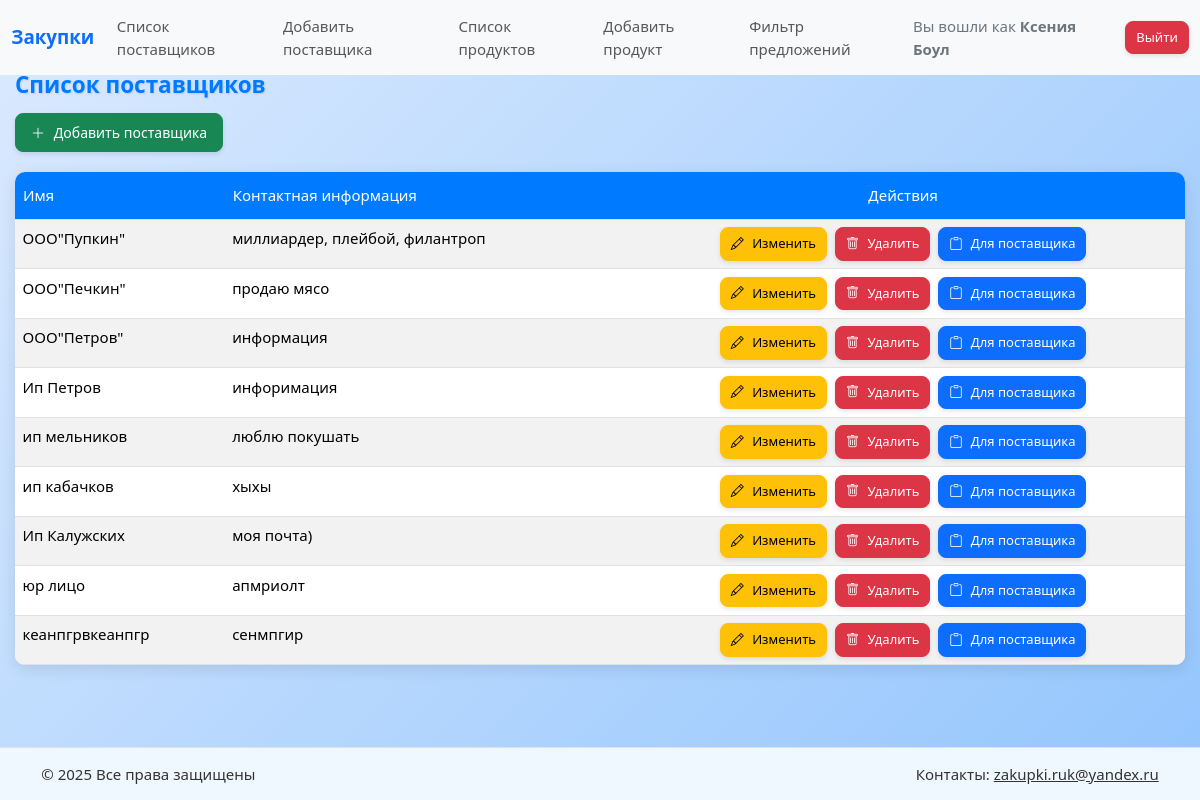
/supplier_list/ (signed in), run on an earlier commit of the app's database.
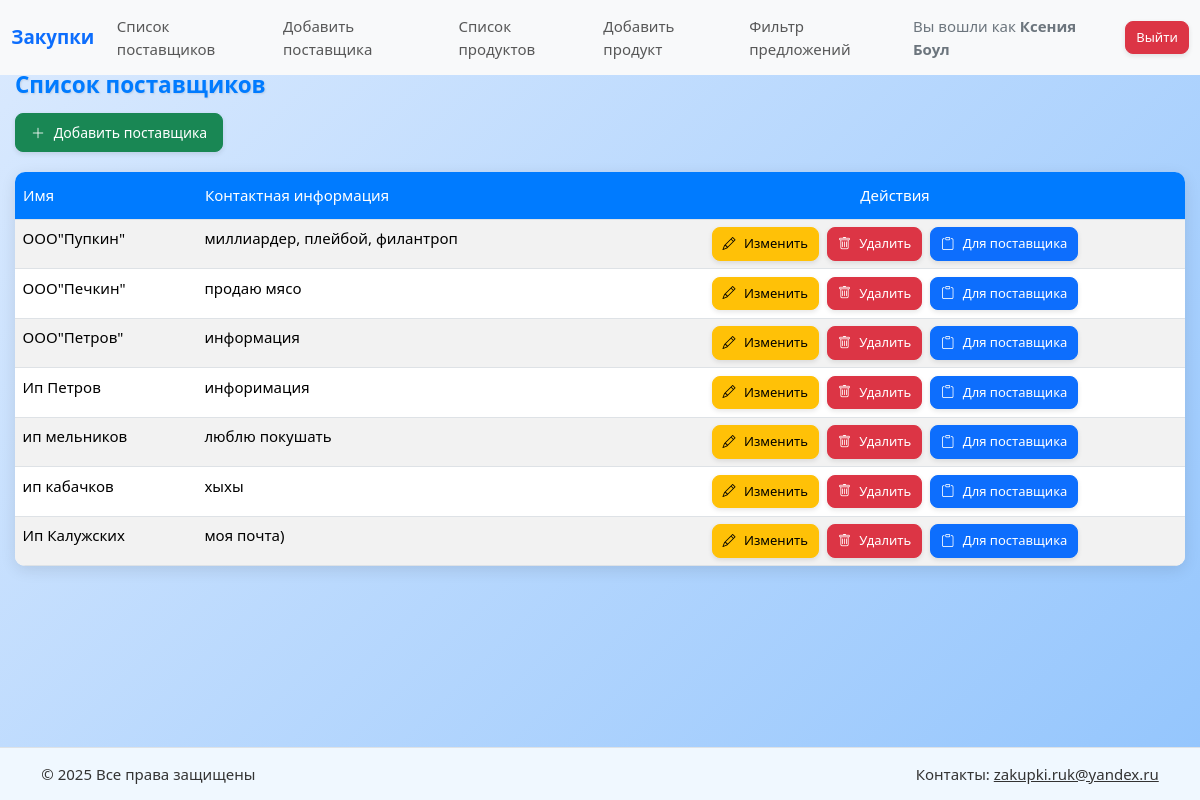
And on a later commit of the database.
### procurement/models.py (models this page shows, shortened)
class Supplier(models.Model):
    name = models.CharField(max_length=255, verbose_name=u"Наименование")
    contact_info = models.TextField(verbose_name=u"Контактная информация")
    class Meta:
        verbose_name = 'Поставщик'
        verbose_name_plural = 'Поставщики'

### procurement/views.py (the view)
# urls.py: path('supplier_list/', views.supplier_list, name='supplier_list'),
@login_required
def supplier_list(request):
    suppliers = Supplier.objects.all()  # Получаем всех поставщиков из базы данных
    return render(request, 'supplier/supplier_list.html', {'suppliers': suppliers})

### procurement/templates/supplier/supplier_list.html (shortened to what this page needs)
{% load static %}
<!DOCTYPE html>
<html lang="ru">
<head>
    <link rel="stylesheet" href="{% static 'css/bootstrap.min.css' %}">
    <link rel="stylesheet" href="{% static 'font/bootstrap-icons.css' %}">
</head>
<body>
    {% include 'header.html' %}
    <div class="main-container">
        <div class="page-header">
            <h1 class="page-title">Список поставщиков</h1>
            <a href="{% url 'add_supplier' %}" class="btn btn-success align-self-start">
                <i class="bi bi-plus-lg"></i> Добавить поставщика
            </a>
        </div>
        <div class="table-responsive">
            <table class="table table-hover table-striped">
                <thead>
                    <tr>
                        <th>Имя</th>
                        <th>Контактная информация</th>
                        <th class="text-center">Действия</th>
                    </tr>
                </thead>
                <tbody>
                    {% for supplier in suppliers %}
                    <tr>
                        <td>{{ supplier.name|truncatechars:20 }}</td>
                        <td>{{ supplier.contact_info|truncatechars:30 }}</td>
                        <td>
                            <div class="action-buttons">
                                <a href="{% url 'edit_supplier' supplier.id %}" class="btn btn-warning btn-sm">
                                    <i class="bi bi-pencil"></i> Изменить
                                </a>
                                <a href="{% url 'delete_supplier' supplier.id %}" class="btn btn-danger btn-sm">
                                    <i class="bi bi-trash"></i> Удалить
                                </a>
                                <a href="{% url 'supplier_form' supplier.id %}" class="btn btn-primary btn-sm copy-link"
                                    data-supplier-id="{{ supplier.id }}">
                                    <i class="bi bi-clipboard"></i> Для поставщика
                                </a>
                            </div>
                        </td>
                    </tr>
                    {% empty %}
                    <tr>
                        <td colspan="3" class="text-center py-3">Нет поставщиков</td>
                    </tr>
                    {% endfor %}
                </tbody>
            </table>
        </div>
    </div>
    {% include 'footer.html' %}
</body>
</html>

### procurement/templates/header.html (shortened to what this page needs)
<nav class="navbar navbar-expand-lg bg-body-tertiary fixed-top">
    <div class="container-fluid">
        <a class="navbar-brand fw-bold text-primary" href="{% url 'product_supplier_table' %}">Закупки</a>
        <div class="collapse navbar-collapse" id="navbarNav">
            <ul class="navbar-nav me-auto">
                <li class="nav-item">
                    <a class="nav-link" href="{% url 'supplier_list' %}">Список поставщиков</a>
                </li>
                <li class="nav-item">
                    <a class="nav-link" href="{% url 'add_supplier' %}">Добавить поставщика</a>
                </li>
                <li class="nav-item">
                    <a class="nav-link" href="{% url 'product_list' %}">Список продуктов</a>
                </li>
                <li class="nav-item">
                    <a class="nav-link" href="{% url 'add_product' %}">Добавить продукт</a>
                </li>
                <li class="nav-item">
                    <a class="nav-link" href="{% url 'price_list' %}">Фильтр предложений</a>
                </li>
            </ul>
            <div class="d-flex align-items-center">
                {% if user.is_authenticated %}
                    <span class="me-3 text-secondary">Вы вошли как <strong>{{ user.first_name }} {{ user.last_name }}</strong></span>
                    <a href="{% url 'logout' %}" class="btn btn-danger btn-sm">Выйти</a>
                {% else %}
                    <a href="{% url 'login' %}" class="btn btn-primary btn-sm me-2">Войти</a>
                    <a href="{% url 'register' %}" class="btn btn-success btn-sm">Регистрация</a>
                {% endif %}
            </div>
        </div>
    </div>
</nav>

### procurement/templates/footer.html (shortened to what this page needs)
<footer style="background-color: #f0f8ff; color: #333;" class="text-center py-3 mt-auto border-top">
    <div class="container d-flex justify-content-between align-items-center">
        <p class="mb-0">&copy; <span id="current-year"></span> Все права защищены</p>
        <p class="mb-0">Контакты: <a href="mailto:zakupki.ruk@yandex.ru" style="color: #333;">zakupki.ruk@yandex.ru</a></p>
    </div>
</footer>

### procurement/templates/supplier/supplier_list.html (style rules this page uses)
:root { --header-height: 56px; --footer-height: 40px; --animation-duration: 0.3s; }
html, body { height: 100%; margin: 0; padding: 0; background: linear-gradient(135deg, #dbeafe, #93c5fd); background-attachment: fixed; font-size: 15px; display: flex; flex-direction: column; }
.main-container { padding: 15px; padding-top: calc(var(--header-height) + 15px); padding-bottom: calc(var(--footer-height) + 15px); animation: fadeIn var(--animation-duration) ease-out; flex: 1; }
.page-header { display: flex; flex-direction: column; gap: 15px; margin-bottom: 20px; animation: slideDown 0.4s ease-out; }
.table-responsive { border-radius: 10px; overflow: hidden; box-shadow: 0 4px 15px rgba(0, 0, 0, 0.1); background: white; animation: zoomIn 0.5s ease-out; }
.table th { background-color: #007bff !important; color: white !important; padding: 12px 8px !important; position: sticky; top: 0; font-weight: 500; }
.table tr { transition: all 0.2s ease; }
.table tbody tr { animation: fadeInRow 0.4s ease-out forwards; }
.table tbody tr:nth-child(1) { animation-delay: 0.1s; }
.table tbody tr:nth-child(2) { animation-delay: 0.2s; }
.action-buttons { display: flex; gap: 8px; flex-wrap: wrap; justify-content: center; }
.copy-link { animation: pulse 2s infinite; }
.page-title { font-size: 1.5rem; font-weight: 600; color: #007bff; margin: 0; text-shadow: 1px 1px 2px rgba(0, 0, 0, 0.1); }
.btn { border-radius: 8px; padding: 8px 15px; font-weight: 500; white-space: nowrap; font-size: 14px; transition: all 0.2s ease; transform: translateZ(0); box-shadow: 0 2px 5px rgba(0, 0, 0, 0.1); }
.btn i { margin-right: 5px; transition: transform 0.2s ease; }
.table { margin-bottom: 0; width: 100%; }
.btn-sm { padding: 6px 10px; font-size: 13px; }
.table tbody tr:nth-child(3) { animation-delay: 0.3s; }
.table tbody tr:nth-child(4) { animation-delay: 0.4s; }
.table tbody tr:nth-child(5) { animation-delay: 0.5s; }
.table tbody tr:nth-child(n+6) { animation-delay: 0.6s; }

What changed in the data, as far as the page shows it:
removed Supplier: name "юр лицо", contact_info "апмриолт"
removed Supplier: name "кеанпгрвкеанпгр", contact_info "сенмпгир"
